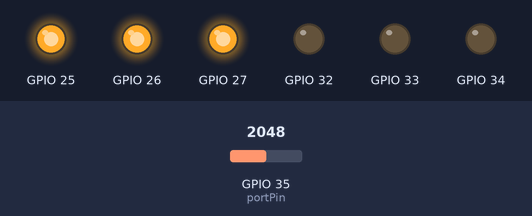
Bench run of a sketch on a simulated ESP32. Parts: output pins drawn as LEDs (lit = HIGH). The test bench sets the inputs (shaded band); at power-on: GPIO 35 (portPin) = 2048.

Above: at 2.2 s.
2.3 s: GPIO 35 (portPin) set to 1587
3.8 s: GPIO 35 (portPin) set to 1462
At 4.2 s:
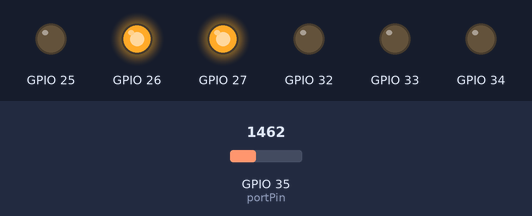
5.3 s: GPIO 35 (portPin) set to 1064
6.8 s: GPIO 35 (portPin) set to 999
At 7.7 s:
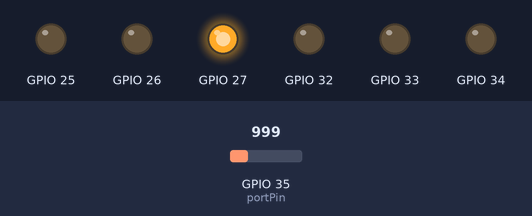
8.3 s: GPIO 35 (portPin) set to 2088
At 8.8 s:
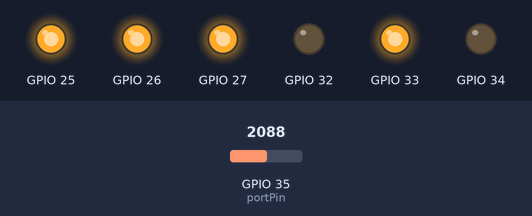
9.8 s: GPIO 35 (portPin) set to 2001
At 11.1 s:
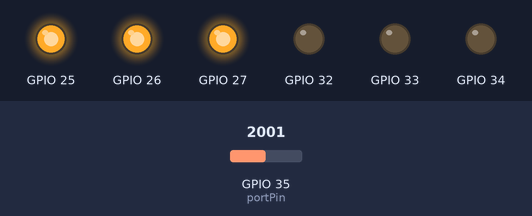
Timing chart, 0 to 12.3 s (numbered marks = the images above; inputs shaded):
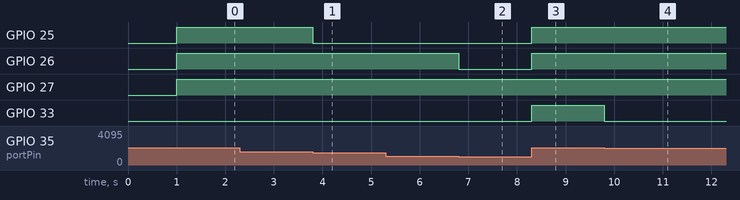

The sketch:

Potenciometro2.ino
```cpp
// Potenciometro conectado a GPIO 35
const int portPin = 35;
// Almacenamiento del valor de puerto (Rango de 0-4095)
int portValor = 0;
void setup() {
  Serial.begin(115200);
  delay(1000);
  pinMode(27,OUTPUT);
  pinMode(26,OUTPUT);
  pinMode(25,OUTPUT);
  pinMode(33,OUTPUT);
  pinMode(32,OUTPUT);
  pinMode(34,OUTPUT);
}
void loop() {
  // Lectura del valor en cada vuelta del bucle
  portValor = analogRead(portPin);
  if (portValor>=0 && portValor <=512){
    digitalWrite(27,LOW);
    digitalWrite(26,LOW);
    digitalWrite(25,LOW);
    digitalWrite(33,LOW);
    digitalWrite(32,LOW);
    digitalWrite(34,LOW);
  }
  if (portValor>512 && portValor <=1024){
    digitalWrite(27,HIGH);
    digitalWrite(26,LOW);
    digitalWrite(25,LOW);
    digitalWrite(33,LOW);
    digitalWrite(32,LOW);
    digitalWrite(34,LOW);
  }
  if (portValor>1024 && portValor <=1536){
    digitalWrite(27,HIGH);
    digitalWrite(26,HIGH);
    digitalWrite(25,LOW);
    digitalWrite(33,LOW);
    digitalWrite(32,LOW);
    digitalWrite(34,LOW);
  }
  if (portValor>1536 && portValor <=2048){
    digitalWrite(27,HIGH);
    digitalWrite(26,HIGH);
    digitalWrite(25,HIGH);
    digitalWrite(33,LOW);
    digitalWrite(32,LOW);
    digitalWrite(34,LOW);
  }
  if (portValor>2048 && portValor <=2560){
    digitalWrite(27,HIGH);
    digitalWrite(26,HIGH);
    digitalWrite(25,HIGH);
    digitalWrite(33,HIGH);
    digitalWrite(32,LOW);
    digitalWrite(34,LOW);
  }
  if (portValor>2560 && portValor <=3072){
    digitalWrite(27,HIGH);
    digitalWrite(26,HIGH);
    digitalWrite(25,HIGH);
    digitalWrite(33,HIGH);
    digitalWrite(32,HIGH);
    digitalWrite(34,LOW);
  }

  if (portValor>3072 && portValor <=4096){
    digitalWrite(27,HIGH);
    digitalWrite(26,HIGH);
    digitalWrite(25,HIGH);
    digitalWrite(33,HIGH);
    digitalWrite(32,HIGH);
    digitalWrite(34,HIGH);
  }

}
```

Measured:
- the behaviour switches between 1537 and 1536 on GPIO 35 (portPin) (found by bisection; images 0 and 1)
- the behaviour switches between 1025 and 1024 on GPIO 35 (portPin) (found by bisection; images 1 and 2)
- the behaviour switches between 2049 and 2048 on GPIO 35 (portPin) (found by bisection; images 3 and 4)
- after the input at 2.3 s, every drawn part: stays the same
- after the input at 3.8 s, GPIO 25: HIGH → LOW at once
- after the input at 5.3 s, every drawn part: stays the same
- after the input at 6.8 s, GPIO 26: HIGH → LOW at once
- after the input at 8.3 s, GPIO 25, GPIO 26, GPIO 33: LOW → HIGH at once
- after the input at 9.8 s, GPIO 33: HIGH → LOW at once
